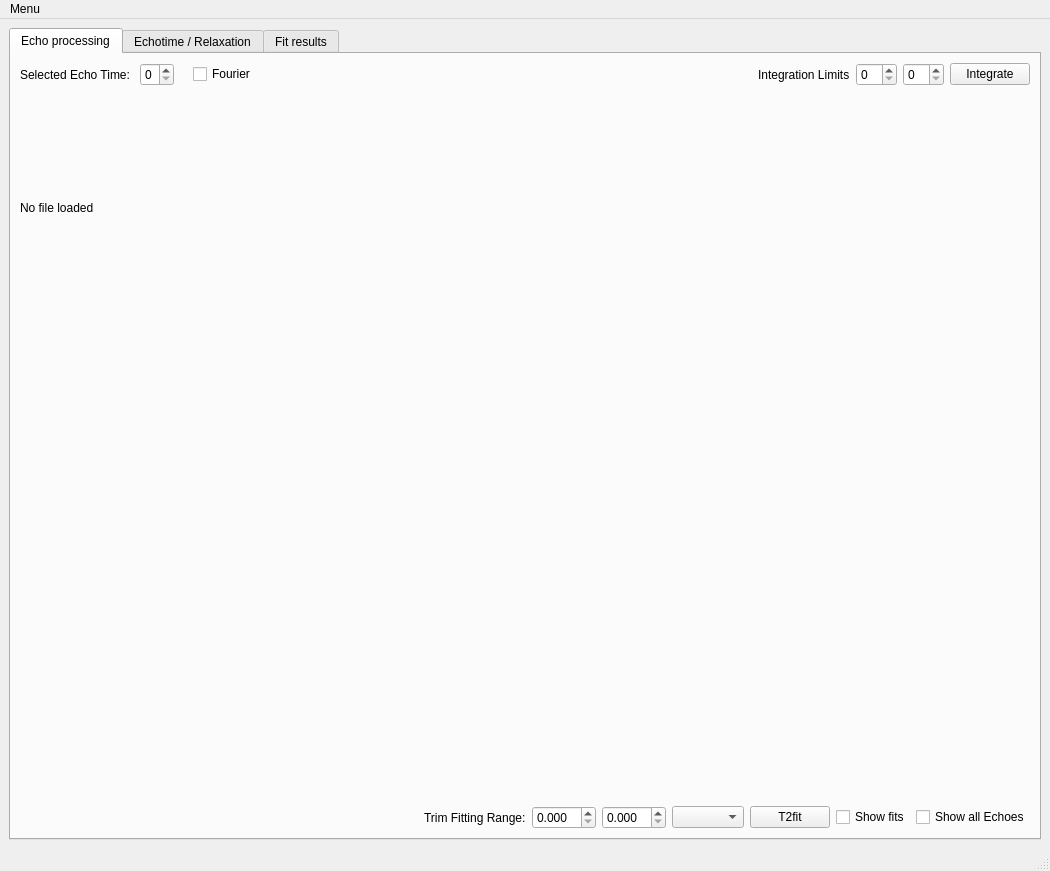
<?xml version="1.0" encoding="UTF-8"?>
<ui version="4.0">
 <class>mainWindow</class>
 <widget class="QMainWindow" name="mainWindow">
  <property name="geometry">
   <rect>
    <x>0</x>
    <y>0</y>
    <width>1050</width>
    <height>871</height>
   </rect>
  </property>
  <property name="windowTitle">
   <string>processCPMG-vt</string>
  </property>
  <widget class="QWidget" name="centralwidget">
   <layout class="QVBoxLayout" name="verticalLayout">
    <item>
     <widget class="QTabWidget" name="tabWidget">
      <property name="sizePolicy">
       <sizepolicy hsizetype="Expanding" vsizetype="Expanding">
        <horstretch>1</horstretch>
        <verstretch>1</verstretch>
       </sizepolicy>
      </property>
      <property name="tabShape">
       <enum>QTabWidget::Rounded</enum>
      </property>
      <property name="currentIndex">
       <number>0</number>
      </property>
      <property name="documentMode">
       <bool>false</bool>
      </property>
      <property name="tabsClosable">
       <bool>false</bool>
      </property>
      <widget class="QWidget" name="tab">
       <property name="sizePolicy">
        <sizepolicy hsizetype="Expanding" vsizetype="Expanding">
         <horstretch>1</horstretch>
         <verstretch>0</verstretch>
        </sizepolicy>
       </property>
       <attribute name="title">
        <string>Echo processing</string>
       </attribute>
       <layout class="QVBoxLayout" name="verticalLayout_4">
        <item>
         <layout class="QVBoxLayout" name="verticalLayout_2" stretch="0,1,0">
          <property name="sizeConstraint">
           <enum>QLayout::SetDefaultConstraint</enum>
          </property>
          <item>
           <layout class="QHBoxLayout" name="horizontalLayout" stretch="0,0,0,0,1,0,0,0,0">
            <property name="sizeConstraint">
             <enum>QLayout::SetFixedSize</enum>
            </property>
            <item>
             <widget class="QLabel" name="lblDisplayedEcho">
              <property name="text">
               <string>Selected Echo Time: </string>
              </property>
             </widget>
            </item>
            <item>
             <widget class="QSpinBox" name="spnEcho">
              <property name="maximum">
               <number>1</number>
              </property>
             </widget>
            </item>
            <item>
             <widget class="QLabel" name="lblEchoTime">
              <property name="text">
               <string/>
              </property>
             </widget>
            </item>
            <item>
             <widget class="QCheckBox" name="chkDoFT">
              <property name="text">
               <string>Fourier</string>
              </property>
             </widget>
            </item>
            <item>
             <spacer name="horizontalSpacer">
              <property name="orientation">
               <enum>Qt::Horizontal</enum>
              </property>
              <property name="sizeHint" stdset="0">
               <size>
                <width>40</width>
                <height>20</height>
               </size>
              </property>
             </spacer>
            </item>
            <item>
             <widget class="QLabel" name="lblRangeLeft">
              <property name="text">
               <string>Integration Limits</string>
              </property>
             </widget>
            </item>
            <item>
             <widget class="QSpinBox" name="spnRangeLeft"/>
            </item>
            <item>
             <widget class="QSpinBox" name="spnRangeRight"/>
            </item>
            <item>
             <widget class="QPushButton" name="btnDoIntegrate">
              <property name="text">
               <string>Integrate</string>
              </property>
             </widget>
            </item>
           </layout>
          </item>
          <item>
           <layout class="QHBoxLayout" name="horizontalLayout_2">
            <item>
             <layout class="QVBoxLayout" name="verticalLayout_3">
              <item>
               <widget class="QLabel" name="lblFilename">
                <property name="text">
                 <string>No file loaded</string>
                </property>
               </widget>
              </item>
              <item>
               <widget class="QWidget" name="plot1Nav" native="true"/>
              </item>
              <item>
               <widget class="QWidget" name="canvas1" native="true"/>
              </item>
             </layout>
            </item>
           </layout>
          </item>
          <item>
           <layout class="QHBoxLayout" name="horizontalLayout_3">
            <property name="sizeConstraint">
             <enum>QLayout::SetFixedSize</enum>
            </property>
            <item>
             <spacer name="horizontalSpacer_2">
              <property name="orientation">
               <enum>Qt::Horizontal</enum>
              </property>
              <property name="sizeHint" stdset="0">
               <size>
                <width>40</width>
                <height>20</height>
               </size>
              </property>
             </spacer>
            </item>
            <item>
             <widget class="QLabel" name="label">
              <property name="text">
               <string>Trim Fitting Range:</string>
              </property>
             </widget>
            </item>
            <item>
             <widget class="QDoubleSpinBox" name="spnFitRangeStart">
              <property name="decimals">
               <number>3</number>
              </property>
              <property name="singleStep">
               <double>0.050000000000000</double>
              </property>
             </widget>
            </item>
            <item>
             <widget class="QDoubleSpinBox" name="spnFitRangeEnd">
              <property name="decimals">
               <number>3</number>
              </property>
              <property name="singleStep">
               <double>0.050000000000000</double>
              </property>
             </widget>
            </item>
            <item>
             <widget class="QComboBox" name="cmbT2Fit"/>
            </item>
            <item>
             <widget class="QPushButton" name="btnDoT2fit">
              <property name="text">
               <string>T2fit</string>
              </property>
             </widget>
            </item>
            <item>
             <widget class="QCheckBox" name="chkShowFits">
              <property name="text">
               <string>Show fits</string>
              </property>
             </widget>
            </item>
            <item>
             <widget class="QCheckBox" name="chkPlotAllEchoes">
              <property name="text">
               <string>Show all Echoes</string>
              </property>
             </widget>
            </item>
           </layout>
          </item>
         </layout>
        </item>
       </layout>
      </widget>
      <widget class="QWidget" name="tab_3">
       <attribute name="title">
        <string>Echotime / Relaxation</string>
       </attribute>
       <layout class="QGridLayout" name="gridLayout">
        <item row="0" column="0">
         <layout class="QVBoxLayout" name="t3_vlayout">
          <item>
           <layout class="QGridLayout" name="gridLayout_2">
            <property name="sizeConstraint">
             <enum>QLayout::SetFixedSize</enum>
            </property>
            <item row="2" column="0">
             <widget class="QCheckBox" name="chkRxP1">
              <property name="text">
               <string>R0</string>
              </property>
             </widget>
            </item>
            <item row="1" column="0">
             <widget class="QCheckBox" name="chkRxP0">
              <property name="text">
               <string>Exchange Time (s)</string>
              </property>
              <property name="checked">
               <bool>true</bool>
              </property>
             </widget>
            </item>
            <item row="2" column="1">
             <widget class="QLineEdit" name="txtRxP1">
              <property name="enabled">
               <bool>false</bool>
              </property>
             </widget>
            </item>
            <item row="3" column="1">
             <widget class="QLineEdit" name="txtRxP2">
              <property name="enabled">
               <bool>false</bool>
              </property>
             </widget>
            </item>
            <item row="1" column="1">
             <widget class="QLineEdit" name="txtRxP0">
              <property name="enabled">
               <bool>true</bool>
              </property>
             </widget>
            </item>
            <item row="0" column="0">
             <widget class="QLabel" name="lblRxFitOptions">
              <property name="text">
               <string>&lt;html&gt;&lt;head/&gt;&lt;body&gt;&lt;p&gt;Relaxation Fit Options&lt;/p&gt;&lt;p&gt;Ticked values are fixed for fitting&lt;/p&gt;&lt;/body&gt;&lt;/html&gt;</string>
              </property>
             </widget>
            </item>
            <item row="3" column="0">
             <widget class="QCheckBox" name="chkRxP2">
              <property name="text">
               <string>K0</string>
              </property>
             </widget>
            </item>
            <item row="4" column="1">
             <widget class="QLineEdit" name="txtRxP3">
              <property name="enabled">
               <bool>false</bool>
              </property>
             </widget>
            </item>
            <item row="4" column="0">
             <widget class="QCheckBox" name="chkRxP3">
              <property name="text">
               <string/>
              </property>
             </widget>
            </item>
            <item row="0" column="2">
             <widget class="QCheckBox" name="chkPlotRelaxivity">
              <property name="text">
               <string>Plot Relaxivity</string>
              </property>
             </widget>
            </item>
            <item row="4" column="2">
             <widget class="QPushButton" name="btnDoRelaxFit">
              <property name="text">
               <string>Fit</string>
              </property>
             </widget>
            </item>
            <item row="0" column="1">
             <widget class="QComboBox" name="cmbRelaxFitType"/>
            </item>
            <item row="3" column="2">
             <widget class="QCheckBox" name="chkHoldRelaxationGraph">
              <property name="text">
               <string>Hold graph</string>
              </property>
             </widget>
            </item>
            <item row="2" column="2">
             <widget class="QCheckBox" name="chkUseFitError">
              <property name="text">
               <string>Use R2 Error</string>
              </property>
              <property name="checked">
               <bool>true</bool>
              </property>
             </widget>
            </item>
           </layout>
          </item>
         </layout>
        </item>
       </layout>
      </widget>
      <widget class="QWidget" name="tab_2">
       <attribute name="title">
        <string>Fit results</string>
       </attribute>
       <layout class="QVBoxLayout" name="verticalLayout_5">
        <item>
         <widget class="QTextEdit" name="txtFitResults">
          <property name="font">
           <font>
            <family>Ubuntu Mono</family>
            <pointsize>12</pointsize>
            <italic>false</italic>
           </font>
          </property>
          <property name="acceptRichText">
           <bool>false</bool>
          </property>
         </widget>
        </item>
       </layout>
      </widget>
     </widget>
    </item>
   </layout>
  </widget>
  <widget class="QMenuBar" name="menubar">
   <property name="geometry">
    <rect>
     <x>0</x>
     <y>0</y>
     <width>1050</width>
     <height>19</height>
    </rect>
   </property>
   <widget class="QMenu" name="menuMenu">
    <property name="title">
     <string>Menu</string>
    </property>
    <addaction name="actionOpen_mat"/>
    <addaction name="actionOpen_folder"/>
    <addaction name="actionOpen_Decay_mat"/>
    <addaction name="actionSave_Decay_mat"/>
    <addaction name="actionQuit"/>
   </widget>
   <addaction name="menuMenu"/>
  </widget>
  <widget class="QStatusBar" name="statusbar"/>
  <action name="actionOpen_mat">
   <property name="text">
    <string>Open Echo .mat</string>
   </property>
  </action>
  <action name="actionOpen_folder">
   <property name="enabled">
    <bool>false</bool>
   </property>
   <property name="text">
    <string>Open folder</string>
   </property>
  </action>
  <action name="actionQuit">
   <property name="text">
    <string>Quit</string>
   </property>
  </action>
  <action name="actionOpen_Decay_mat">
   <property name="text">
    <string>Open Decay .mat</string>
   </property>
  </action>
  <action name="actionSave_Decay_mat">
   <property name="text">
    <string>Save Decay .mat</string>
   </property>
  </action>
 </widget>
 <resources/>
 <connections>
  <connection>
   <sender>chkRxP0</sender>
   <signal>toggled(bool)</signal>
   <receiver>txtRxP0</receiver>
   <slot>setEnabled(bool)</slot>
   <hints>
    <hint type="sourcelabel">
     <x>134</x>
     <y>668</y>
    </hint>
    <hint type="destinationlabel">
     <x>572</x>
     <y>669</y>
    </hint>
   </hints>
  </connection>
  <connection>
   <sender>chkRxP1</sender>
   <signal>toggled(bool)</signal>
   <receiver>txtRxP1</receiver>
   <slot>setEnabled(bool)</slot>
   <hints>
    <hint type="sourcelabel">
     <x>134</x>
     <y>712</y>
    </hint>
    <hint type="destinationlabel">
     <x>572</x>
     <y>713</y>
    </hint>
   </hints>
  </connection>
  <connection>
   <sender>chkRxP2</sender>
   <signal>toggled(bool)</signal>
   <receiver>txtRxP2</receiver>
   <slot>setEnabled(bool)</slot>
   <hints>
    <hint type="sourcelabel">
     <x>134</x>
     <y>756</y>
    </hint>
    <hint type="destinationlabel">
     <x>572</x>
     <y>757</y>
    </hint>
   </hints>
  </connection>
  <connection>
   <sender>chkRxP3</sender>
   <signal>toggled(bool)</signal>
   <receiver>txtRxP3</receiver>
   <slot>setEnabled(bool)</slot>
   <hints>
    <hint type="sourcelabel">
     <x>134</x>
     <y>801</y>
    </hint>
    <hint type="destinationlabel">
     <x>572</x>
     <y>801</y>
    </hint>
   </hints>
  </connection>
 </connections>
</ui>
